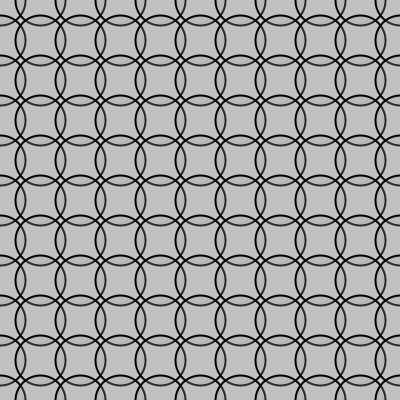
Frame 1 (no input)
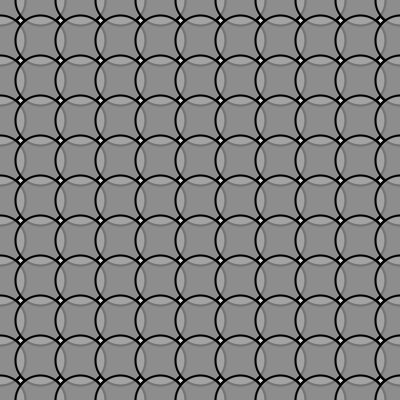
Frame 60 (the mouse pressed at the canvas centre just before this capture)
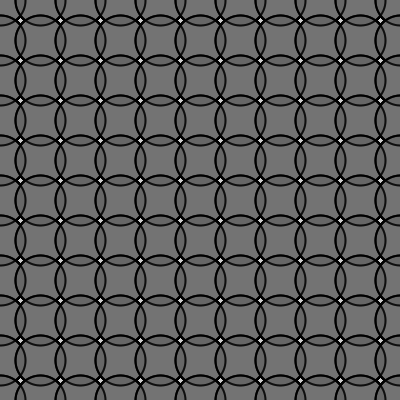
Frame 120 (the mouse held since frame 60 and released just before this capture)

The Processing sketch that drew these frames (run headless with seeded random() and noise(); from frame 60 on, the mouse is pressed at the canvas centre):

// Processing sketch: processing_56764
// ── processing_56764.pde

void setup () {
size (400,400);
smooth ();
strokeWeight (2);
}

void draw () {
float g=random (0,255);
  float a=random (0,255);
  
    
  for (int y = 0; y <= height; y += 40) {
  for (int x = 0; x <= width; x += 40) { 
    fill(g,a);
    ellipse (x,y,50,50);
  }
  }
}
